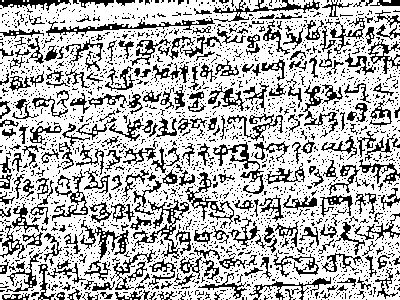
#> input picture scratch/sauvola_ws15_k25_inv.png, 400 x 300 px, given in place of tamil_026_original.jpg, which was not available
$ python generate_sauvola_images.py
#> lines starting #> are read from the running program, lines starting #| are printed output that depends on the picture; after the words box and inside, x2 and y2 are one past the last pixel; in counts of white or black regions, pixels touching at a corner belong together; pictures that were not available may be replaced by others from this repository, and a replacement may not be noted
import cv2
import numpy as np
from skimage.filters import threshold_sauvola

img_path = r"data/binarised_representative_samples/tamil_stone/tamil_026_original.jpg"
img = cv2.imread(img_path)
#> img is the input picture: shape (300, 400, 3); 70.7% white; black in thin lines or dots
gray = cv2.cvtColor(img, cv2.COLOR_BGR2GRAY)
#> gray: shape (300, 400); 70.7% white; black in thin lines or dots

configs = [
    (15, 0.25),
    (25, 0.25),
    (35, 0.30),
    (51, 0.40),
]

for ws, k in configs:
    thresh = threshold_sauvola(gray, window_size=ws, k=k)
    binary = (gray < thresh).astype(np.uint8) * 255
    # Morph close
    binary_close = cv2.morphologyEx(binary, cv2.MORPH_CLOSE, np.ones((2, 2), np.uint8))

    # Save inverted (black text on white background)
    cv2.imwrite(f"scratch/sauvola_ws{ws}_k{int(k*100)}_inv.png", cv2.bitwise_not(binary_close))
    print(f"Saved Sauvola ws={ws}, k={k:.2f} to scratch/sauvola_ws{ws}_k{int(k*100)}_inv.png")
#> this loop made 4 passes
#> pass 1, `thresh = threshold_sauvola(gray, window_size=ws, k=k)`:
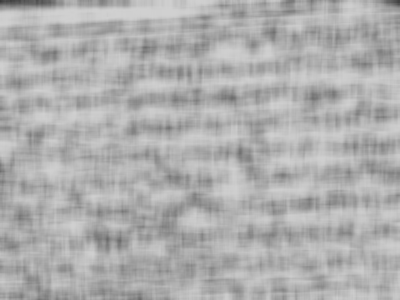
#> thresh: shape (300, 400) float64; min 57.79, max 208.2, mean 175
#> pass 1, `binary_close = cv2.morphologyEx(binary, cv2.MORPH_CLOSE, np.ones((2, 2..`:
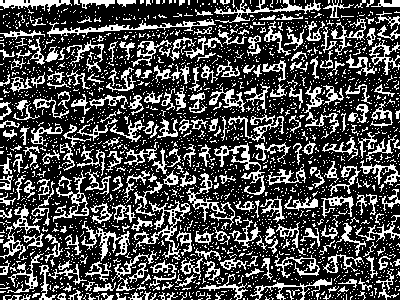
#> binary_close: shape (300, 400); 29.4% white in thin lines or dots

$ run again, on scratch/img3924_crop_m11_ws101_k35_inv.png
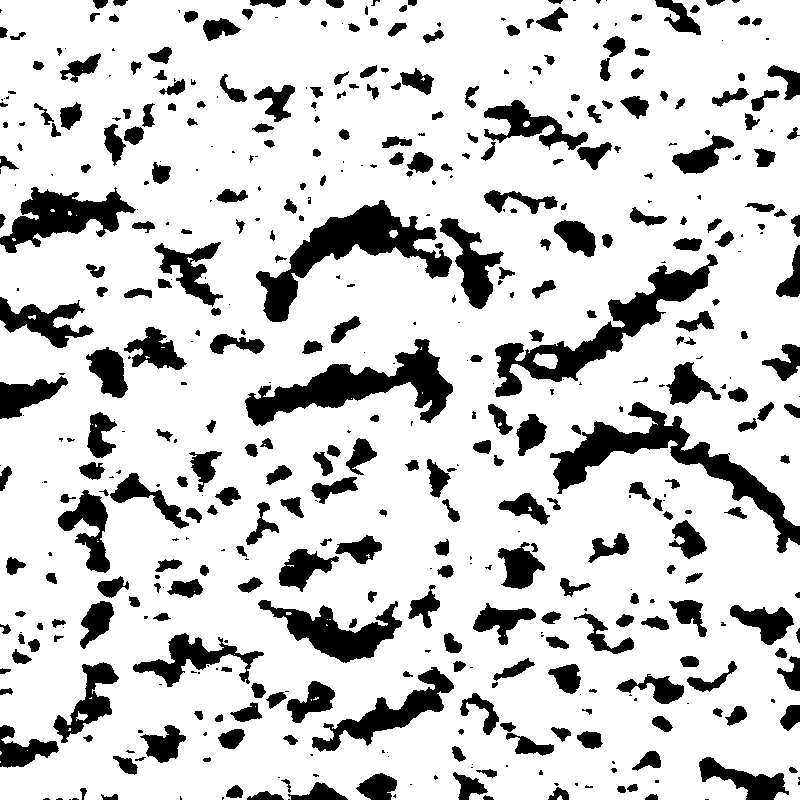
#> input picture scratch/img3924_crop_m11_ws101_k35_inv.png, 800 x 800 px, given in place of tamil_026_original.jpg, which was not available
#> img is the input picture: shape (800, 800, 3); 80.8% white; 510 black regions (180 under 20 px), largest, box (x1, y1, x2, y2) and area: (550, 402, 800, 553) 7164, (256, 200, 452, 322) 6854, (245, 339, 453, 426) 6540
#> the loop `for ws, k in configs:` made 4 passes
#> pass 1, `thresh = threshold_sauvola(gray, window_size=ws, k=k)`:
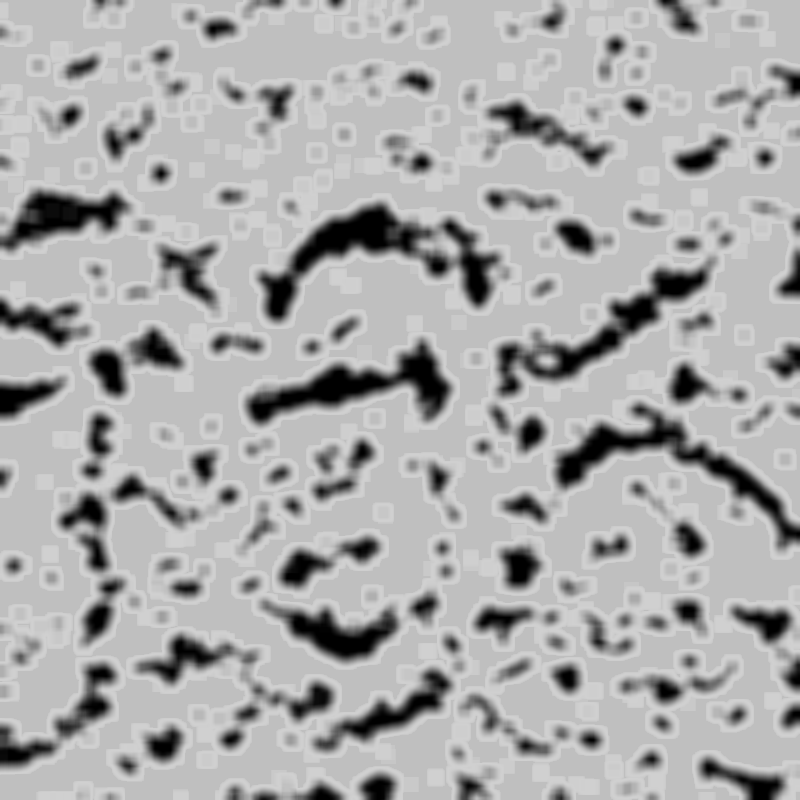
#> thresh: shape (800, 800) float64; min 0, max 208.2, mean 170.9
#> after the loop `for ws, k in configs:`:
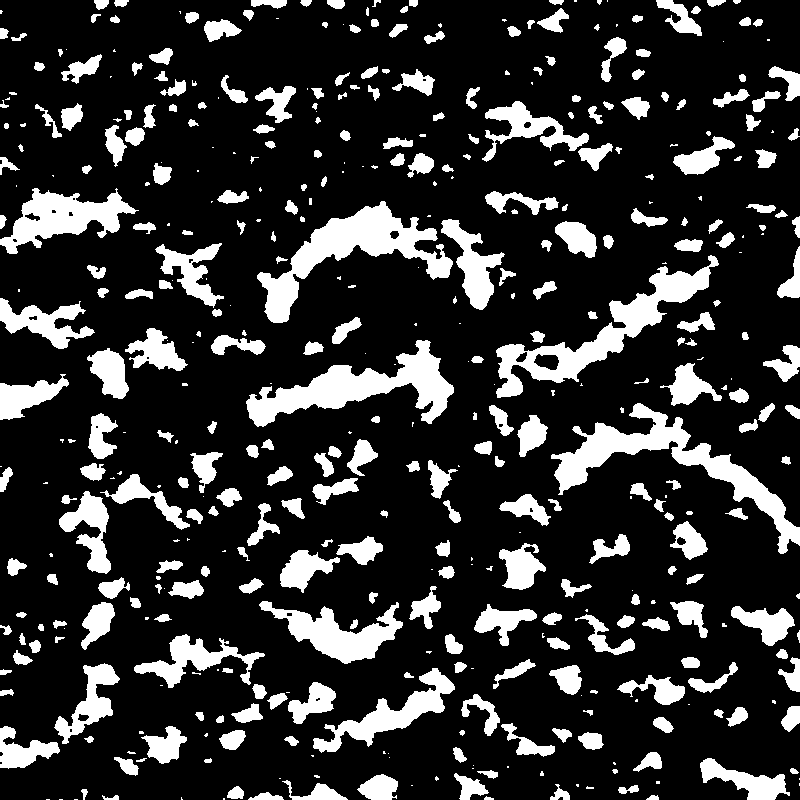
#> binary_close: shape (800, 800); 19.3% white; 464 white regions (146 under 20 px), largest, box (x1, y1, x2, y2) and area: (551, 403, 800, 554) 7224, (257, 201, 453, 323) 6899, (246, 340, 454, 427) 6566

$ run again, on scratch/img3924_crop_m11_ws51_k35_inv.png
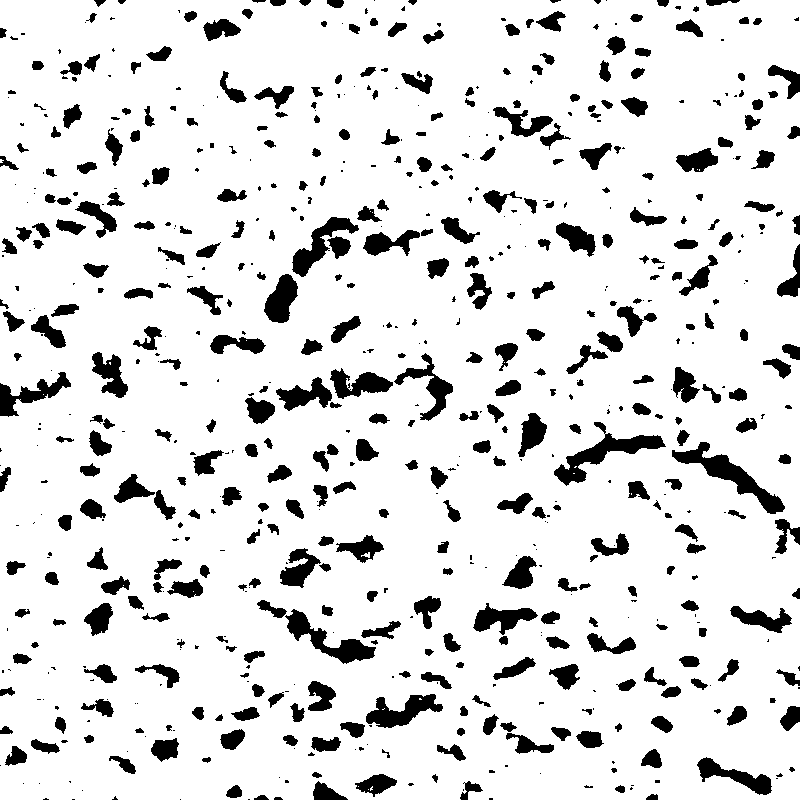
#> input picture scratch/img3924_crop_m11_ws51_k35_inv.png, 800 x 800 px, given in place of tamil_026_original.jpg, which was not available
#> img is the input picture: shape (800, 800, 3); 87.6% white; 684 black regions (275 under 20 px), largest, box (x1, y1, x2, y2) and area: (672, 442, 785, 514) 1956, (554, 422, 666, 486) 1862, (285, 609, 376, 664) 1523
#> the loop `for ws, k in configs:` made 4 passes
#> pass 1, `thresh = threshold_sauvola(gray, window_size=ws, k=k)`:
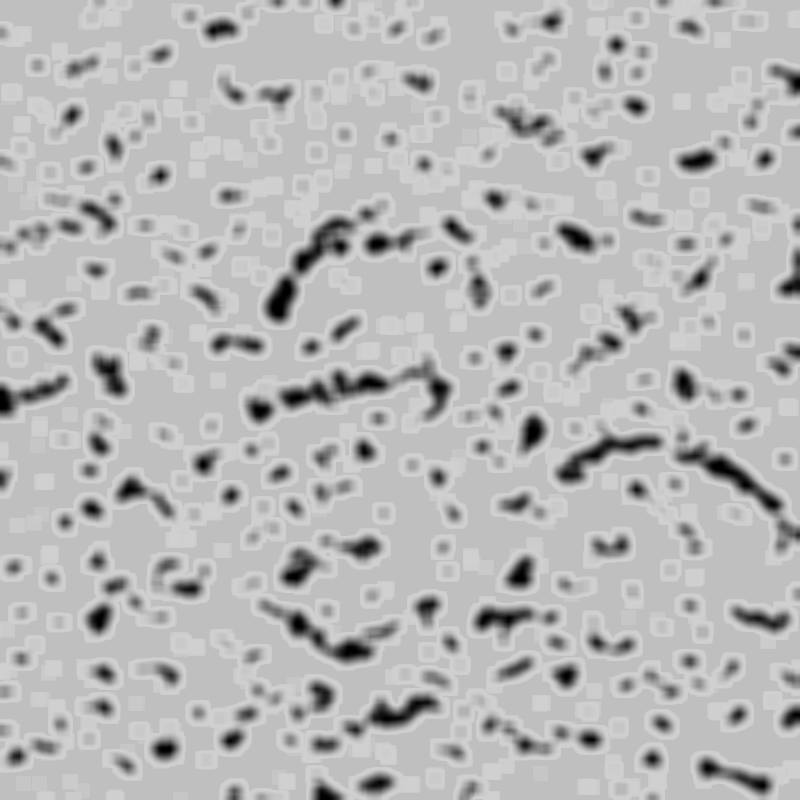
#> thresh: shape (800, 800) float64; min 0, max 208.2, mean 183.8
#> pass 1, `binary_close = cv2.morphologyEx(binary, cv2.MORPH_CLOSE, np.ones((2, 2..`:
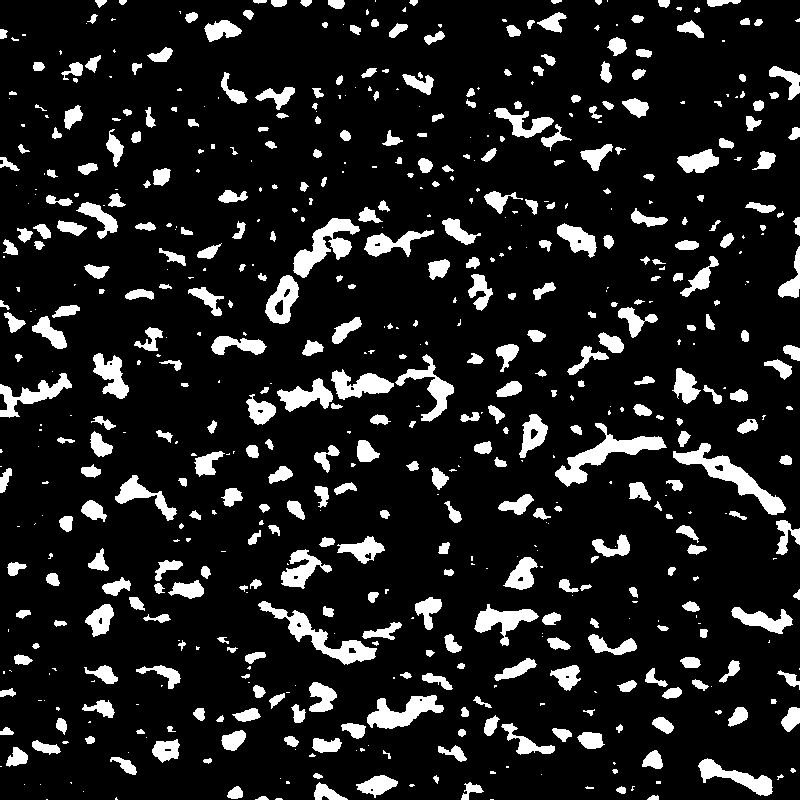
#> binary_close: shape (800, 800); 12.4% white; 638 white regions (240 under 20 px), largest, box (x1, y1, x2, y2) and area: (673, 443, 786, 515) 1924, (555, 423, 667, 487) 1875, (258, 601, 377, 665) 1721
